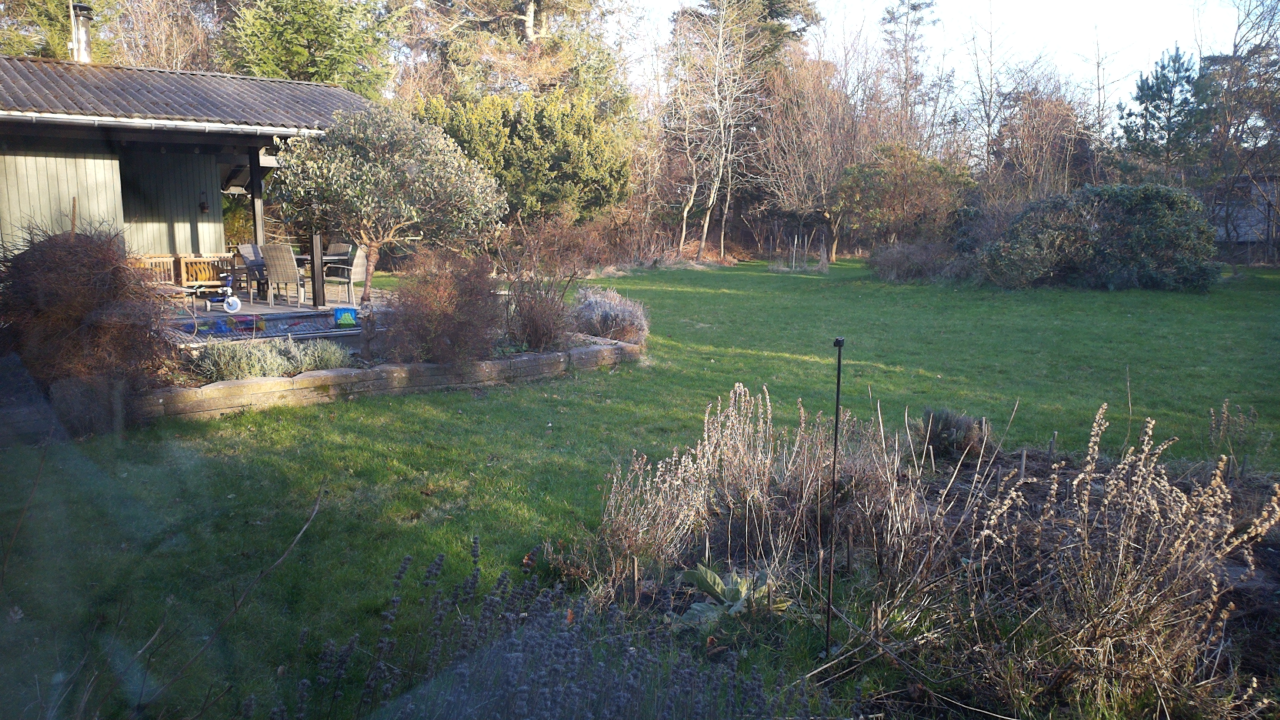
#> input picture test/image_stitch/o_0.png, 1280 x 720 px
$ python st_ex1.py
#> lines starting #> are read from the running program, lines starting #| are printed output that depends on the picture
import cv2
import time
image_paths=['../o_0.png','../o_1.png','../o_2.png']
# initialized a list of images
imgs = []
for i in range(len(image_paths)):
    imgs.append(cv2.imread(image_paths[i]))
    #imgs[i]=cv2.resize(imgs[i],(0,0),fx=0.4,fy=0.4)
    # this is optional if your input images isn't too large
    # you don't need to scale down the image
    # in my case the input images are of dimensions 3000x1200
    # and due to this the resultant image won't fit the screen
    # scaling down the images
    # showing the original pictures
    cv2.imshow(str(i),imgs[i])

print(str(time.time()))
stitchy=cv2.Stitcher.create()
(dummy,output)=stitchy.stitch(imgs)
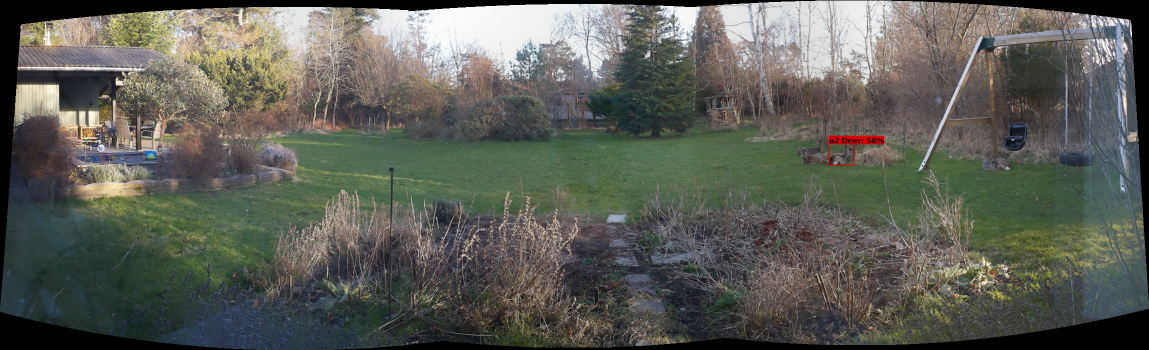
#> output: shape (700, 2298, 3) (shown at 1/2 size); mean of channels 0, 1, 2 86.8, 95.1, 92.9; drawn as B, G, R
#> dummy = 0
print(str(time.time()))

if dummy != cv2.STITCHER_OK:
  # checking if the stitching procedure is successful
  # .stitch() function returns a true value if stitching is
  # done successfully
    print("stitching ain't successful")
else:
    print('Your Panorama is ready!!!')

# final output
cv2.imshow('final result',output)

cv2.waitKey(0)
